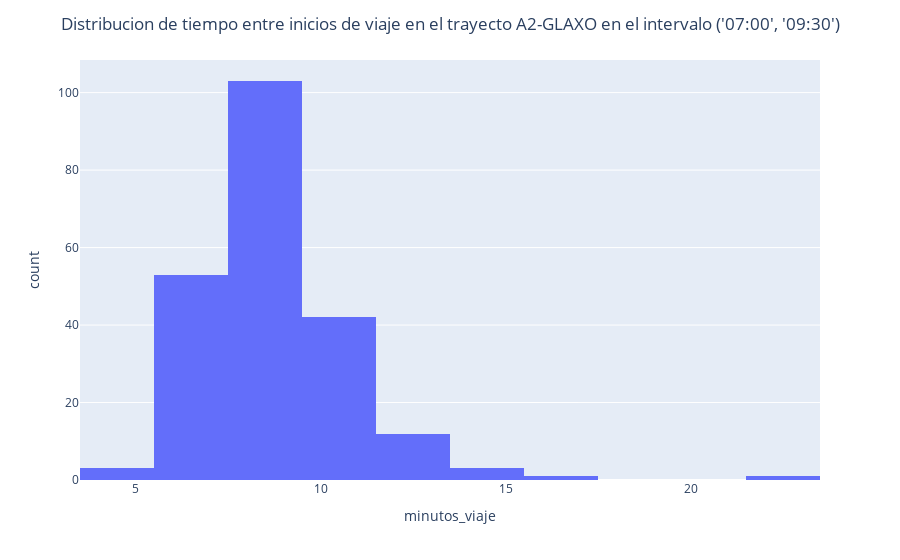
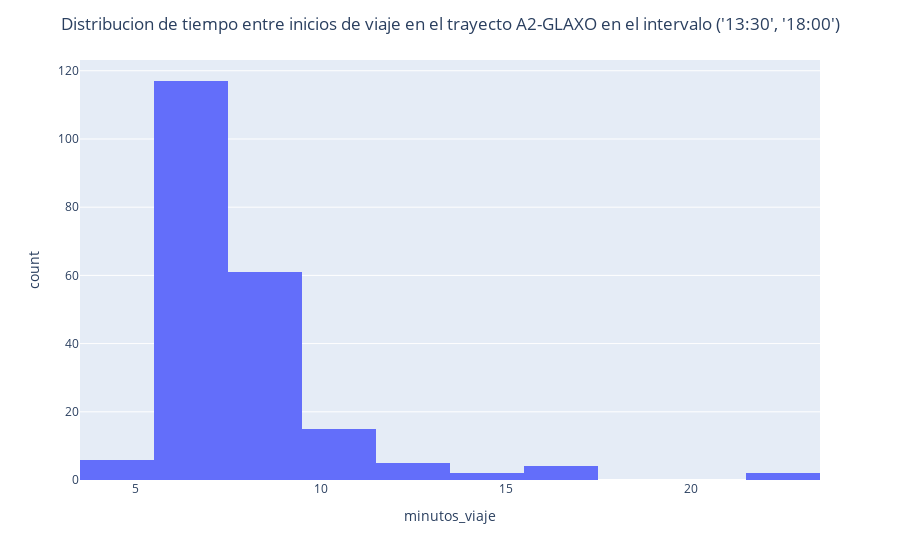
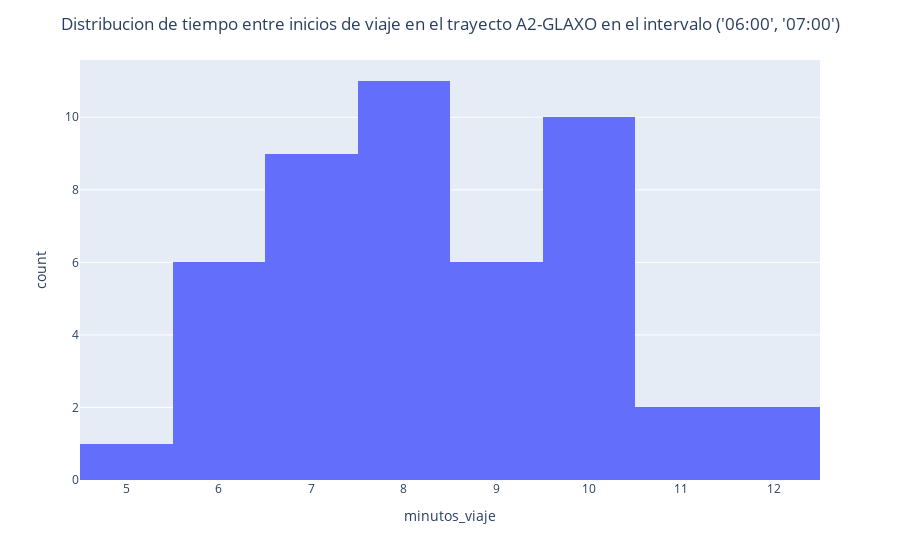
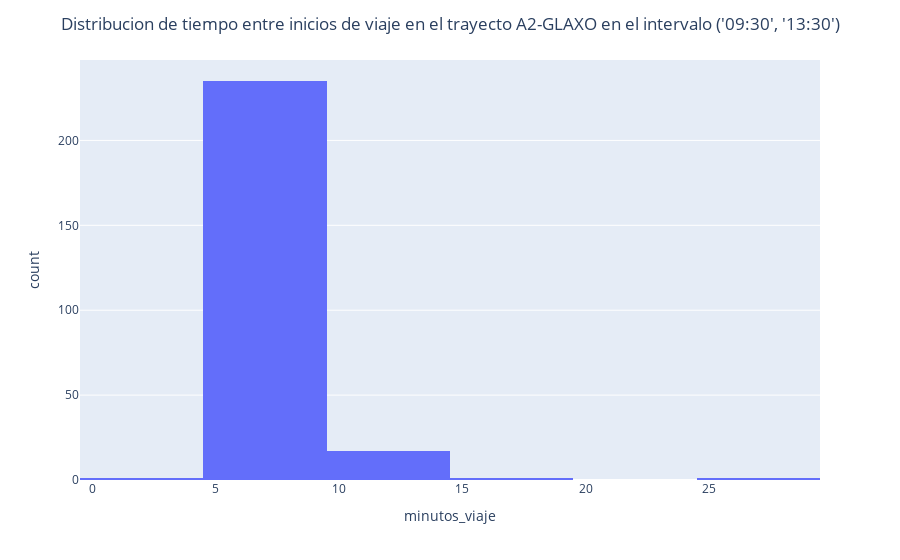

The cell these charts' notebook holds for them, in order:
### Code cell
trayectos = ['A2-GLAXO', 'GLAXO-DISNEY', 'DISNEY-A2']
time_intervals = [('07:00', '09:30'), ('13:30', '18:00'), ('06:00', '07:00'), ('09:30', '13:30'), ('18:30', '22:15')]
for trayecto in trayectos:
    sub_trayecto = df.loc[df['trayecto'] == trayecto]
    for time in time_intervals:
        sub_time = sub_trayecto.loc[(sub_trayecto['hora_salida'] >= time[0]) & (sub_trayecto['hora_salida'] < time[1])]
        fig = px.histogram(sub_time, x='minutos_viaje', nbins=12)
        fig.update_layout(title = f'Distribucion de tiempo entre inicios de viaje en el trayecto {trayecto} en el intervalo {time}', title_x = 0.5)
        fig.show()

### Figure 1 — Plotly figure (JSON) as saved in the notebook; plotly's stock layout.template omitted (floating-point values rounded to 4 significant figures; data arrays with more than 128 entries replaced by an {"elided": "..."} marker saying what was removed)
{"data": [{"bingroup": "x", "hovertemplate": "minutos_viaje=%{x}<br>count=%{y}<extra></extra>", "legendgroup": "", "marker": {"color": "#636efa", "pattern": {"shape": ""}}, "name": "", "nbinsx": 12, "orientation": "v", "showlegend": false, "type": "histogram", "x": {"elided": "218 float values"}, "xaxis": "x", "yaxis": "y"}], "layout": {"barmode": "relative", "legend": {"tracegroupgap": 0}, "margin": {"t": 60}, "title": {"text": "Distribucion de tiempo entre inicios de viaje en el trayecto A2-GLAXO en el intervalo ('07:00', '09:30')", "x": 0.5}, "xaxis": {"anchor": "y", "domain": [0, 1], "title": {"text": "minutos_viaje"}}, "yaxis": {"anchor": "x", "domain": [0, 1], "title": {"text": "count"}}}}

### Figure 2 — Plotly figure (JSON) as saved in the notebook; plotly's stock layout.template omitted (floating-point values rounded to 4 significant figures; data arrays with more than 128 entries replaced by an {"elided": "..."} marker saying what was removed)
{"data": [{"bingroup": "x", "hovertemplate": "minutos_viaje=%{x}<br>count=%{y}<extra></extra>", "legendgroup": "", "marker": {"color": "#636efa", "pattern": {"shape": ""}}, "name": "", "nbinsx": 12, "orientation": "v", "showlegend": false, "type": "histogram", "x": {"elided": "212 float values"}, "xaxis": "x", "yaxis": "y"}], "layout": {"barmode": "relative", "legend": {"tracegroupgap": 0}, "margin": {"t": 60}, "title": {"text": "Distribucion de tiempo entre inicios de viaje en el trayecto A2-GLAXO en el intervalo ('13:30', '18:00')", "x": 0.5}, "xaxis": {"anchor": "y", "domain": [0, 1], "title": {"text": "minutos_viaje"}}, "yaxis": {"anchor": "x", "domain": [0, 1], "title": {"text": "count"}}}}

### Figure 3 — Plotly figure (JSON) as saved in the notebook; plotly's stock layout.template omitted (floating-point values rounded to 4 significant figures)
{"data": [{"bingroup": "x", "hovertemplate": "minutos_viaje=%{x}<br>count=%{y}<extra></extra>", "legendgroup": "", "marker": {"color": "#636efa", "pattern": {"shape": ""}}, "name": "", "nbinsx": 12, "orientation": "v", "showlegend": false, "type": "histogram", "x": [12.0, 11.0, 5.0, 7.0, 7.0, 10.0, 10.0, 10.0, 10.0, 7.0, 7.0, 10.0, 7.0, 8.0, 9.0, 8.0, 8.0, 8.0, 7.0, 9.0, 10.0, 10.0, 6.0, 8.0, 8.0, 8.0, 9.0, 8.0, 9.0, 9.0, 6.0, 8.0, 6.0, 7.0, 12.0, 9.0, 8.0, 10.0, 10.0, 8.0, 10.0, 7.0, 11.0, 7.0, 6.0, 6.0, 6.0], "xaxis": "x", "yaxis": "y"}], "layout": {"barmode": "relative", "legend": {"tracegroupgap": 0}, "margin": {"t": 60}, "title": {"text": "Distribucion de tiempo entre inicios de viaje en el trayecto A2-GLAXO en el intervalo ('06:00', '07:00')", "x": 0.5}, "xaxis": {"anchor": "y", "domain": [0, 1], "title": {"text": "minutos_viaje"}}, "yaxis": {"anchor": "x", "domain": [0, 1], "title": {"text": "count"}}}}

### Figure 4 — Plotly figure (JSON) as saved in the notebook; plotly's stock layout.template omitted (floating-point values rounded to 4 significant figures; data arrays with more than 128 entries replaced by an {"elided": "..."} marker saying what was removed)
{"data": [{"bingroup": "x", "hovertemplate": "minutos_viaje=%{x}<br>count=%{y}<extra></extra>", "legendgroup": "", "marker": {"color": "#636efa", "pattern": {"shape": ""}}, "name": "", "nbinsx": 12, "orientation": "v", "showlegend": false, "type": "histogram", "x": {"elided": "255 float values"}, "xaxis": "x", "yaxis": "y"}], "layout": {"barmode": "relative", "legend": {"tracegroupgap": 0}, "margin": {"t": 60}, "title": {"text": "Distribucion de tiempo entre inicios de viaje en el trayecto A2-GLAXO en el intervalo ('09:30', '13:30')", "x": 0.5}, "xaxis": {"anchor": "y", "domain": [0, 1], "title": {"text": "minutos_viaje"}}, "yaxis": {"anchor": "x", "domain": [0, 1], "title": {"text": "count"}}}}
